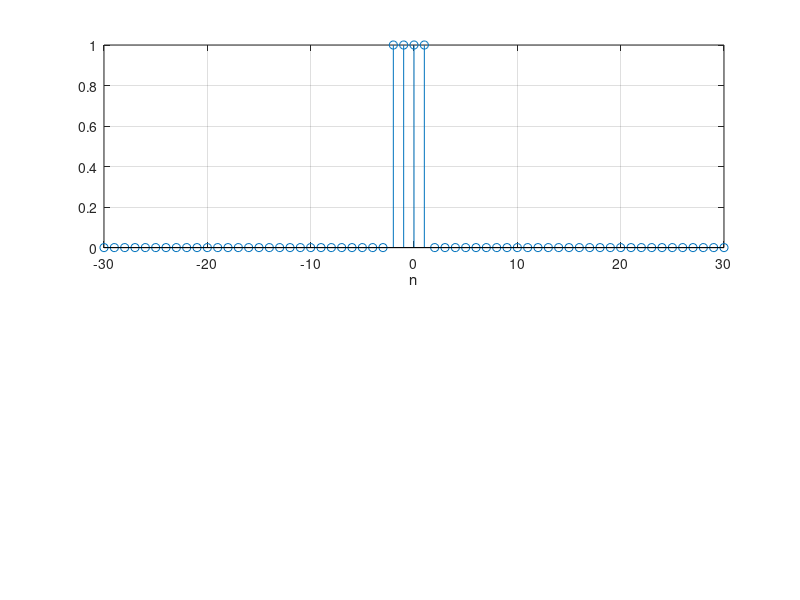

Here is the MATLAB script that generated this plot: (Note: this script raises an error after producing the figure.)
%5a
na = -30:30;
No = [2,5,10,15];
x1 = ((na>=-No(1))-(na>=No(1)));
x2 = ((na>=-No(2))-(na>=No(2)));
x3 = ((na>=-No(3))-(na>=No(3)));
x4 = ((na>=-No(4))-(na>=No(4)));

figure(1)
subplot(2,1,1)
stem(na,x1)
grid on
xlabel('n')
[X1, w1] = dtft(x1);
subplot(2,1,2);
plot(w1/pi, abs(fftshift(X1))/abs(max(X1)))
title('DTFT with N = 2')
grid on
xlabel('radians / \pi')

figure(2)
subplot(2,1,1)
stem(na,x2)
grid on
xlabel('n')
[X2, w2] = dtft(x2);
subplot(2,1,2);
plot(w2/pi, abs(fftshift(X2))/abs(max(X2)))
title('DTFT with N = 5')
grid on
xlabel('radians / \pi')

figure(3)
subplot(2,1,1)
stem(na,x3)
grid on
xlabel('n')
[X3, w3] = dtft(x3);
subplot(2,1,2);
plot(w3/pi, abs(fftshift(X3))/abs(max(X3)))
title('DTFT with N = 10')
grid on
xlabel('radians / \pi')

figure(4)
subplot(2,1,1)
stem(na,x4)
grid on
xlabel('n')
[X4, w4] = dtft(x4);
subplot(2,1,2);
plot(w4/pi, abs(fftshift(X4))/abs(max(X4)))
title('DTFT with N = 15')
grid on
xlabel('radians / \pi')
%with increasing N, the main lobe width decreases and the number of ripples
%increases while their height decreases.

%5b
nb = 0:100;
xcos = cos(0.25*pi*nb);
[Xcos, wcos] = dtft(xcos);
figure(5)
subplot(2,1,1)
stem(nb, xcos)
grid on
subplot(2,1,2)
plot(wcos/pi, abs(fftshift(Xcos))/abs(max(Xcos)))
title('DTFT')
grid on
xlabel('radians / \pi')

function [X,w3] = dtft(x)
    N = 500;        
    X = fft(x,N);
    w = 2*pi*(0:(N-1))/N;
    w2 = fftshift(w);
    w3 = unwrap(w2 - 2*pi);
end